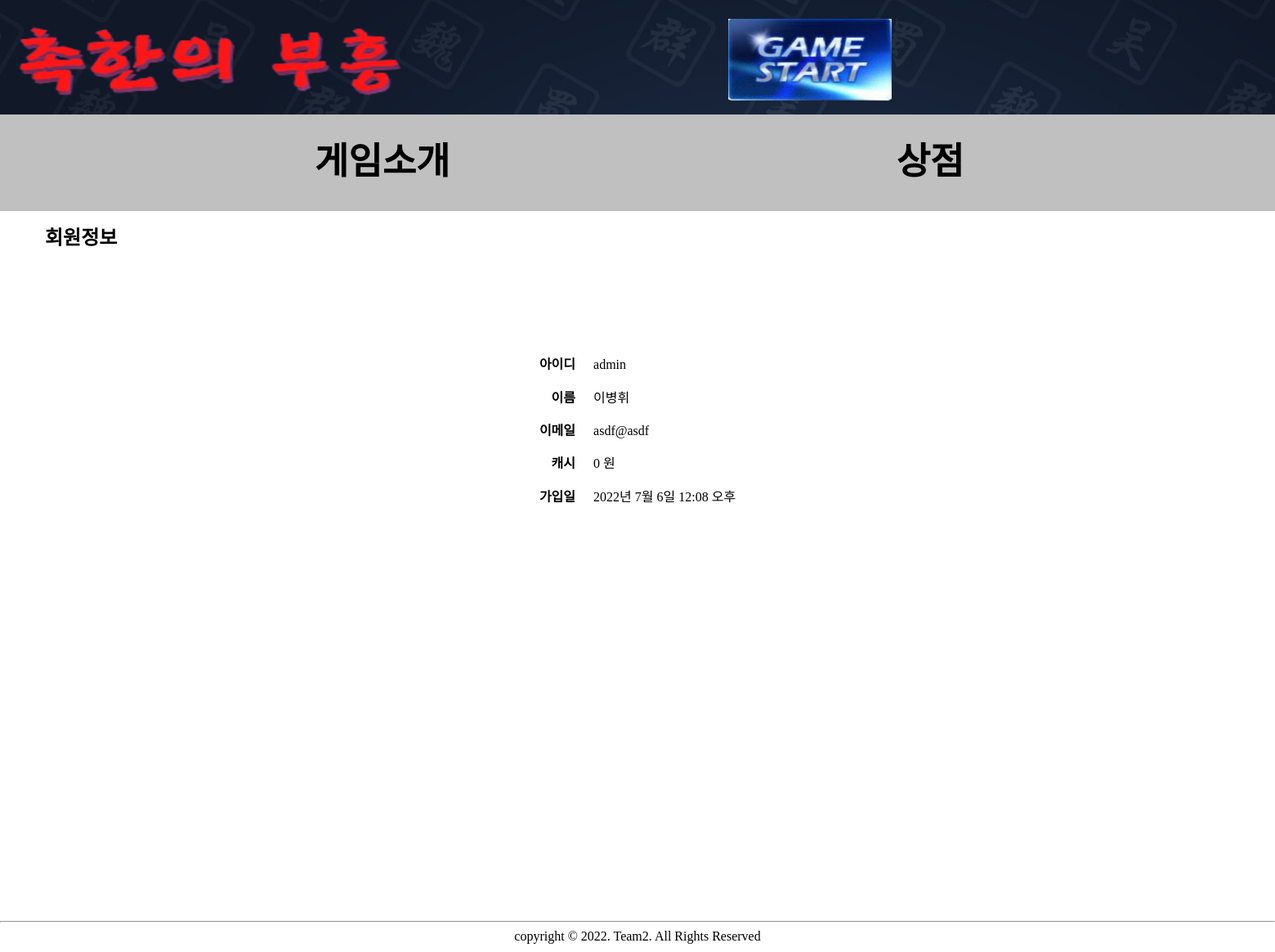
Page /myinfo/ (signed in) on the earlier database version.
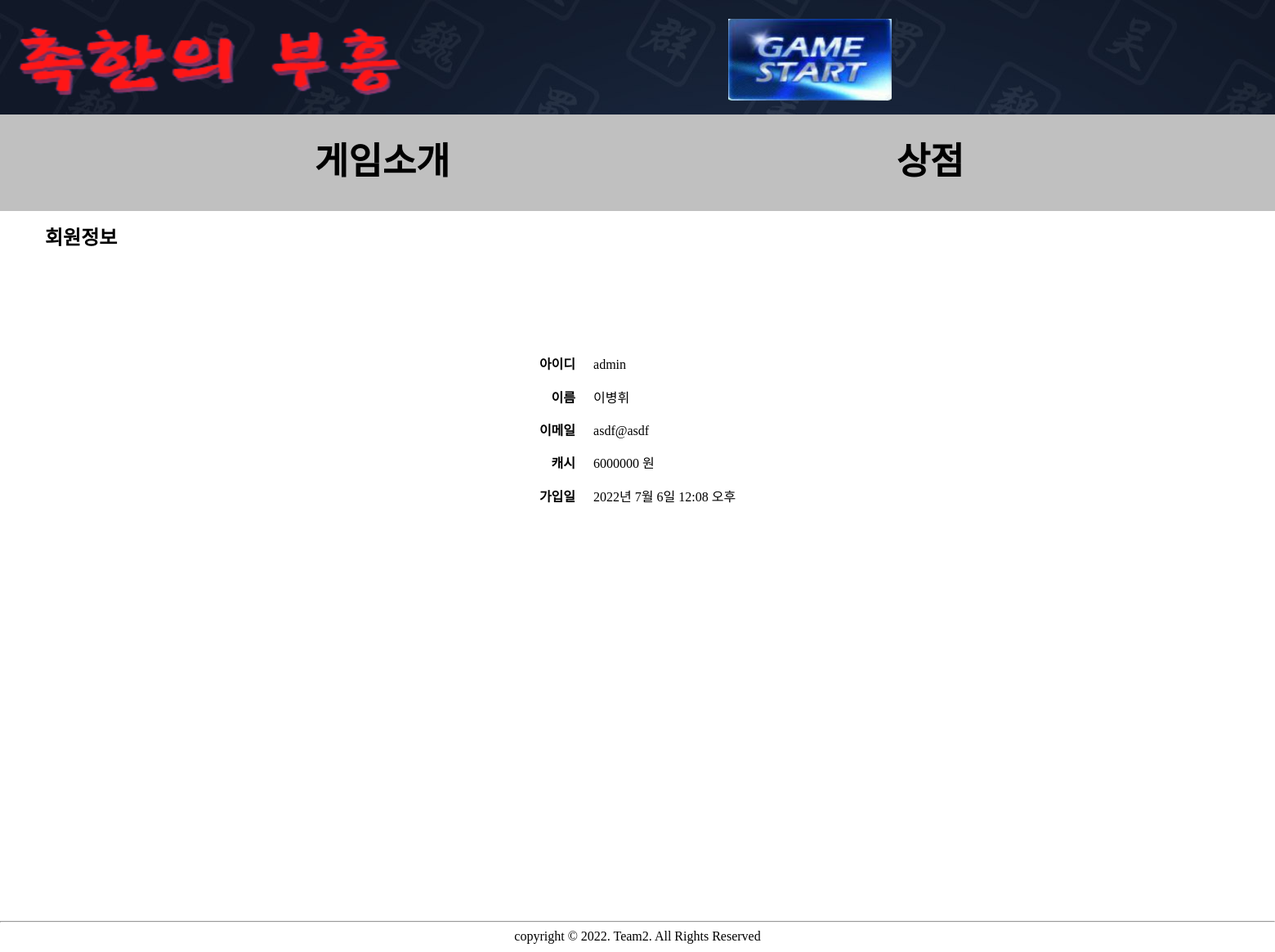
Same page on the later database version.
### member/models.py (models this page shows, shortened)
class Member(models.Model):
    id=models.AutoField(primary_key=True)
    userid = models.CharField(max_length=18)
    passwd=models.CharField(max_length=18)
    name=models.CharField(max_length=5)
    jumin=models.CharField(max_length=13, default='')
    phone=models.CharField(max_length=11, default='')
    email=models.CharField(max_length=100)
    cash=models.IntegerField(default=0)
    regdate=models.DateTimeField(default=datetime.now)
    class Meta:
        db_table = 'member'     # 생성할 테이블 이름 지정
        ordering = ['-regdate'] # 정렬기준 지정 최근가입일부터 정렬

### member/views.py (the view)
# urls.py: path('myinfo/', views.myinfo, name='myinfo'),
def myinfo(request):
    member = {}
    if request.session.get('userid'):
        userid = request.session.get('userid')
        member = Member.objects.get(userid=userid)
    context = {'member': member}
    return render(request, 'myinfo.html', context)

### templates/myinfo.html (shortened to what this page needs)
{% extends 'project.html' %}
{% block content %}
    <h2>회원정보</h2>
        <table>
            <tr><th>아이디</th><td>{{ member.userid }}</td></tr>
            <tr><th>이름</th><td>{{ member.name }}</td></tr>
            <tr><th>이메일</th><td>{{ member.email }}</td></tr>
            <tr><th>캐시</th><td>{{ member.cash }} 원</td></tr>
            <tr><th>가입일</th><td>{{ member.regdate }}</td></tr>
        </table>
{% endblock %}

### templates/project.html (shortened to what this page needs)
<!DOCTYPE html>
<html lang="ko">
<head>
    {% load static %}
    <link rel="stylesheet" href="{% static '/css/normalize.css' %}">
    <link rel="stylesheet" href="{% static '/css/project.css' %}">
</head>
    <header>
    <div id="wrapper">
         <h1><a href="/"><img id='logo' src="/static/img/logo.png" alt="logo"></a></h1>
             <ul id="gamestart" ><a href="/main_menu"><img src="/static/img/gamestart.png"></a></ul>
            </div>
    </header>
        <nav>
        <ul id="mmenu">
            <li><a href="/game_info">게임소개</a></li>
            <li><a href="/pay">상점</a></li>
        </ul>
        </nav>
    <div id="main">
        {% block content %}{% endblock %}
    </div>
    <footer>
        <hr>
        <div>copyright &copy; 2022. Team2. All Rights Reserved</div>
    </footer>
</body>
</html>

### static/css/project.css (style rules this page uses)
header { height: auto; }
header h1 { margin: 0; float: left }
header img { width: 120px; padding: 7px }
nav { background: silver; padding: 5px 15px; clear: both; }
#mmenu { padding:3px; }
#mmenu li { font-size: 30px; text-align: center; display: inline-block; margin-left: 40px; }
#wrapper { height:auto }
#main { min-height:840px }
footer { height: auto;text-align: center; padding-bottom: 10px; }

### templates/myinfo.html (style rules this page uses)
#wrapper { display:flex; }
#wrapper a { font-weight: bold; text-decoration: none; color: white; font-size: 20px; }
header { background-image:url('/static/img/background.jpg'); height:140px }
a:link { color: black; text-decoration:none }
#logo { width: 500px; height:100px; float:left; margin-top:20px }
#gamestart { list-style:none; margin-left:330px; }
#gamestart img { width:200px; height: 100px; }
nav { width: 99%; background: silver; padding: 5px 15px; clear: both; display:inline-block }
nav ul { word-spacing:500px; font-weight:bold; text-align: center; list-style: none; font-size: 25px; padding:3px; margin-right:50px; }
nav li { display: flex; align-items: center; flex-wrap: wrap; text-align: center }
nav a { font-size:45px }
table { margin: 120px auto }
th, td { padding: 10px }
th { text-align: right }
h2 { margin-left: 55px }

Differences in the rows shown:
changed Member "admin": cash "0" → "6000000"
